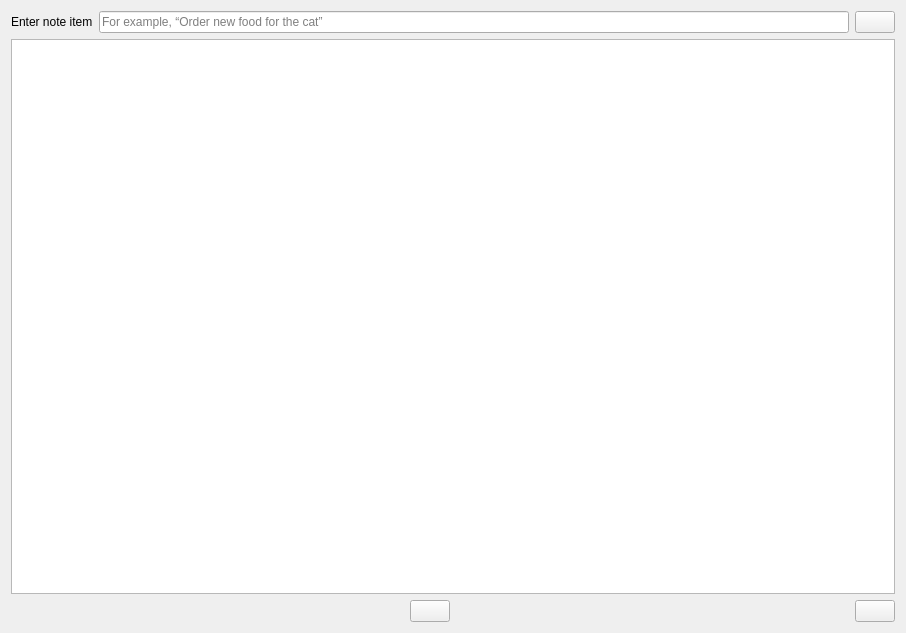
<?xml version="1.0" encoding="UTF-8"?>
<ui version="4.0">
 <class>CreateTodoNoteWidget</class>
 <widget class="QWidget" name="CreateTodoNoteWidget">
  <property name="geometry">
   <rect>
    <x>0</x>
    <y>0</y>
    <width>906</width>
    <height>633</height>
   </rect>
  </property>
  <property name="windowTitle">
   <string>Form</string>
  </property>
  <layout class="QVBoxLayout" name="verticalLayout">
   <item>
    <layout class="QHBoxLayout" name="note_item_horizontal_layout">
     <item>
      <widget class="QLabel" name="note_item_label">
       <property name="text">
        <string>Enter note item</string>
       </property>
      </widget>
     </item>
     <item>
      <widget class="QLineEdit" name="note_item_lineedit">
       <property name="focusPolicy">
        <enum>Qt::FocusPolicy::StrongFocus</enum>
       </property>
       <property name="placeholderText">
        <string>For example, “Order new food for the cat”</string>
       </property>
      </widget>
     </item>
     <item>
      <widget class="QPushButton" name="add_item_button">
       <property name="toolTip">
        <string>Add item</string>
       </property>
       <property name="text">
        <string/>
       </property>
       <property name="icon">
        <iconset>
         <normaloff>:/icons/plus.png</normaloff>:/icons/plus.png</iconset>
       </property>
       <property name="iconSize">
        <size>
         <width>32</width>
         <height>32</height>
        </size>
       </property>
      </widget>
     </item>
    </layout>
   </item>
   <item>
    <widget class="QListWidget" name="note_items_list_widget"/>
   </item>
   <item>
    <layout class="QHBoxLayout" name="buttons_panel_horizontal_layout">
     <item>
      <spacer name="horizontalSpacer_2">
       <property name="orientation">
        <enum>Qt::Orientation::Horizontal</enum>
       </property>
       <property name="sizeHint" stdset="0">
        <size>
         <width>40</width>
         <height>20</height>
        </size>
       </property>
      </spacer>
     </item>
     <item>
      <widget class="QPushButton" name="delete_button">
       <property name="toolTip">
        <string>Delete item</string>
       </property>
       <property name="text">
        <string/>
       </property>
       <property name="icon">
        <iconset>
         <normaloff>:/icons/garbage.png</normaloff>:/icons/garbage.png</iconset>
       </property>
       <property name="iconSize">
        <size>
         <width>32</width>
         <height>32</height>
        </size>
       </property>
      </widget>
     </item>
     <item>
      <spacer name="horizontalSpacer">
       <property name="orientation">
        <enum>Qt::Orientation::Horizontal</enum>
       </property>
       <property name="sizeHint" stdset="0">
        <size>
         <width>40</width>
         <height>20</height>
        </size>
       </property>
      </spacer>
     </item>
     <item>
      <widget class="QPushButton" name="save_button">
       <property name="toolTip">
        <string>Save</string>
       </property>
       <property name="text">
        <string/>
       </property>
       <property name="icon">
        <iconset>
         <normaloff>:/icons/save.png</normaloff>:/icons/save.png</iconset>
       </property>
       <property name="iconSize">
        <size>
         <width>32</width>
         <height>32</height>
        </size>
       </property>
      </widget>
     </item>
    </layout>
   </item>
  </layout>
 </widget>
 <resources/>
 <connections/>
</ui>
